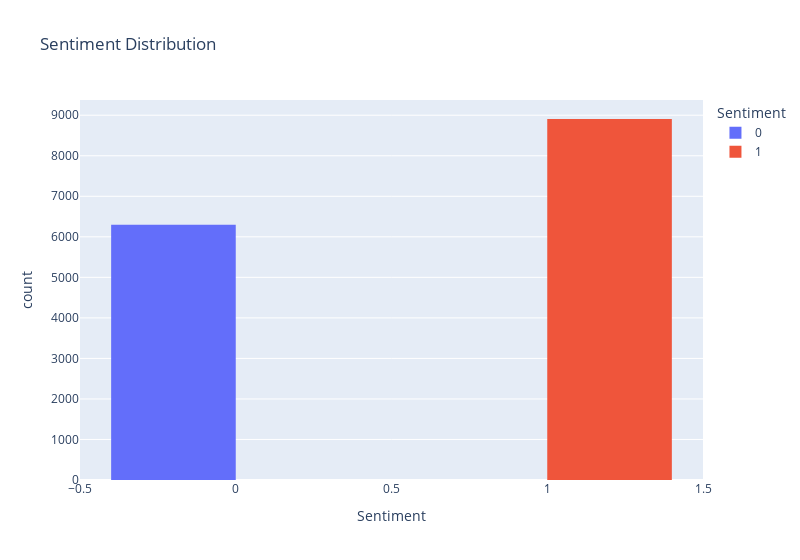

Here is the notebook cell this chart was saved with:
### Markdown cell above
## Questions for Data Analysis on Airline Reviews, Ratings and Sentiment (Dashboards)
> #### 1. What is the distribution of Seat_Comfort, Cabin_Service, Food_Bev, Entertainment, Ground_Service, and Value_for_Money of each Airline?
> #### 2. What is the distribution of Type of Traveller, Seat Type, Route, and Date Flown of each airline?
> #### 3. What is the distribution of Overall Rating of each airline?
> #### 4. What is the distribution of Sentiment of each airline?
> #### 5. What is the distribution of Overall Rating of each airline by Type of Traveller, Seat Type, Country, Airline ?

### Code cell
import plotly.express as px
import plotly.graph_objects as go
import plotly.subplots as sp
fig = px.histogram(airline_df, x="Sentiment", color="Sentiment", title="Sentiment Distribution",labels={'Sentiment':'Sentiment','count':'Count'},barmode='group',width=800)
fig.show()

### Figure 1 — Plotly figure (JSON) as saved in the notebook; plotly's stock layout.template omitted (floating-point values rounded to 4 significant figures; data arrays with more than 128 entries replaced by an {"elided": "..."} marker saying what was removed)
{"data": [{"alignmentgroup": "True", "bingroup": "x", "hovertemplate": "Sentiment=%{x}<br>count=%{y}<extra></extra>", "legendgroup": "0", "marker": {"color": "#636efa", "pattern": {"shape": ""}}, "name": "0", "offsetgroup": "0", "orientation": "v", "showlegend": true, "type": "histogram", "x": {"elided": "6299 int values"}, "xaxis": "x", "yaxis": "y"}, {"alignmentgroup": "True", "bingroup": "x", "hovertemplate": "Sentiment=%{x}<br>count=%{y}<extra></extra>", "legendgroup": "1", "marker": {"color": "#EF553B", "pattern": {"shape": ""}}, "name": "1", "offsetgroup": "1", "orientation": "v", "showlegend": true, "type": "histogram", "x": {"elided": "8907 int values"}, "xaxis": "x", "yaxis": "y"}], "layout": {"barmode": "group", "legend": {"title": {"text": "Sentiment"}, "tracegroupgap": 0}, "title": {"text": "Sentiment Distribution"}, "width": 800, "xaxis": {"anchor": "y", "categoryarray": [0, 1], "categoryorder": "array", "domain": [0, 1], "title": {"text": "Sentiment"}}, "yaxis": {"anchor": "x", "domain": [0, 1], "title": {"text": "count"}}}}
